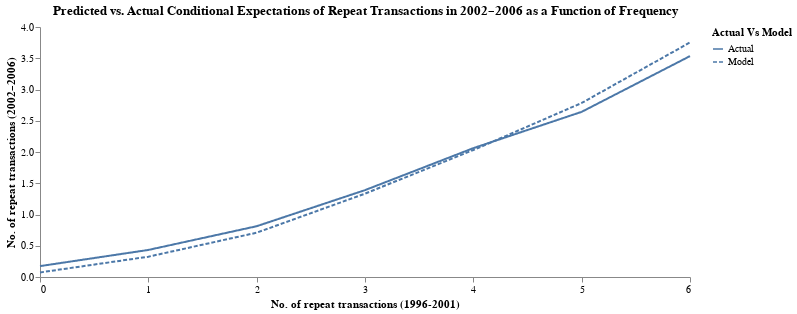

Source (notebook cell):
### Code cell
(
    alt.Chart(ce_freq).mark_line().encode(
        x=alt.X('x', title='No. of repeat transactions (1996-2001)', axis=alt.Axis(labelAngle=0, values=np.arange(7))),
        y=alt.Y('CE by Freq', title='No. of repeat transactions (2002–2006)'),
        strokeDash='Actual Vs Model'
    ).properties(
            width=650,
            height=250,
            title='Predicted vs. Actual Conditional Expectations of Repeat Transactions in 2002–2006 as a Function of Frequency'
    ).configure_view(stroke=None).configure_axisY(grid=False).configure_axisX(grid=False)  
)

### Figure 1 — Vega-Lite specification as saved in the notebook (floating-point values rounded to 4 significant figures)
{"$schema": "https://vega.github.io/schema/vega-lite/v5.20.1.json", "config": {"axisX": {"grid": false}, "axisY": {"grid": false}, "view": {"continuousHeight": 300, "continuousWidth": 300, "stroke": null}}, "data": {"name": "data-f4e1adabeac8d0328b64103cbb71a99e"}, "datasets": {"data-f4e1adabeac8d0328b64103cbb71a99e": [{"Actual Vs Model": "Actual", "CE by Freq": 0.1744, "x": 0}, {"Actual Vs Model": "Actual", "CE by Freq": 0.4328, "x": 1}, {"Actual Vs Model": "Actual", "CE by Freq": 0.8126, "x": 2}, {"Actual Vs Model": "Actual", "CE by Freq": 1.39, "x": 3}, {"Actual Vs Model": "Actual", "CE by Freq": 2.062, "x": 4}, {"Actual Vs Model": "Actual", "CE by Freq": 2.643, "x": 5}, {"Actual Vs Model": "Actual", "CE by Freq": 3.534, "x": 6}, {"Actual Vs Model": "Model", "CE by Freq": 0.07287, "x": 0}, {"Actual Vs Model": "Model", "CE by Freq": 0.3249, "x": 1}, {"Actual Vs Model": "Model", "CE by Freq": 0.7089, "x": 2}, {"Actual Vs Model": "Model", "CE by Freq": 1.334, "x": 3}, {"Actual Vs Model": "Model", "CE by Freq": 2.031, "x": 4}, {"Actual Vs Model": "Model", "CE by Freq": 2.784, "x": 5}, {"Actual Vs Model": "Model", "CE by Freq": 3.753, "x": 6}]}, "encoding": {"strokeDash": {"field": "Actual Vs Model", "type": "nominal"}, "x": {"axis": {"labelAngle": 0, "values": [0, 1, 2, 3, 4, 5, 6]}, "field": "x", "title": "No. of repeat transactions (1996-2001)", "type": "quantitative"}, "y": {"field": "CE by Freq", "title": "No. of repeat transactions (2002–2006)", "type": "quantitative"}}, "height": 250, "mark": {"type": "line"}, "title": "Predicted vs. Actual Conditional Expectations of Repeat Transactions in 2002–2006 as a Function of Frequency", "width": 650}
